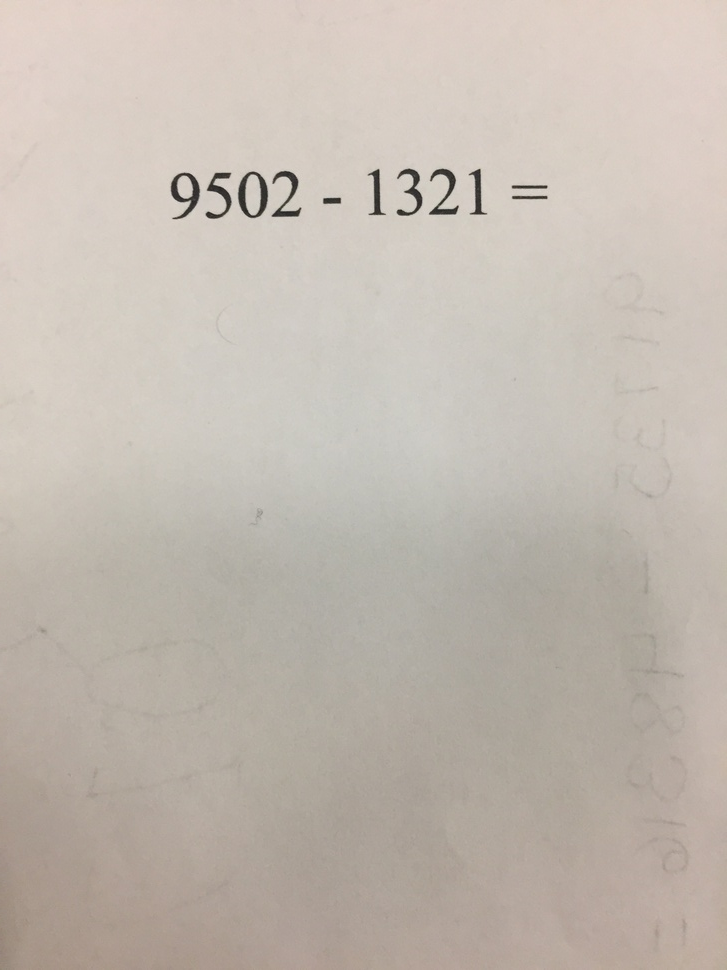
#> input picture temp.jpg, 727 x 970 px, shrunk from 2448 x 3264 before the run
$ python ocr2.py
#> lines starting #> are read from the running program, lines starting #| are printed output that depends on the picture; after the words box and inside, x2 and y2 are one past the last pixel; in counts of white or black regions, pixels touching at a corner belong together
import cv2
import pytesseract

pytesseract.pytesseract.tesseract_cmd = r'C:\Program Files\Tesseract-OCR\tesseract'

garbage = ["\n","\x0c","="," "]

# load image
def run(filename):
#> called with filename = 'temp.jpg'
    image = cv2.imread(filename)
#> image is the input picture: shape (970, 727, 3); mean B, G, R 176.8, 186, 194.8
    cv2.imshow("image",image)
    image = cv2.cvtColor(image, cv2.COLOR_BGR2GRAY)
#> image: shape (970, 727)
    cv2.imshow("gray",image)
    (thresh, image) = cv2.threshold(image, 140, 255, cv2.THRESH_BINARY)
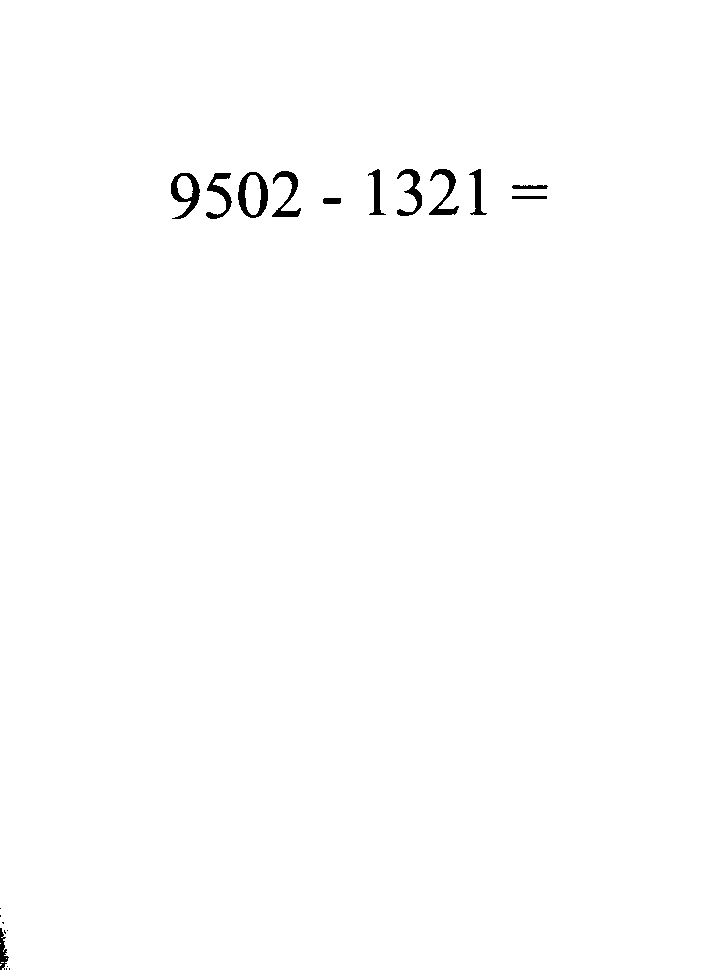
#> image: shape (970, 727); 99.4% white; 20 black regions (8 under 20 px), largest, box (x1, y1, x2, y2) and area: (238, 172, 268, 218) 577, (171, 173, 200, 219) 536, (429, 169, 459, 215) 455
    cv2.imshow("thresh",image)
#> (the run stopped early here; a loop or call above may not have finished)

$ run again, with math (2).JPG copied over temp.jpg
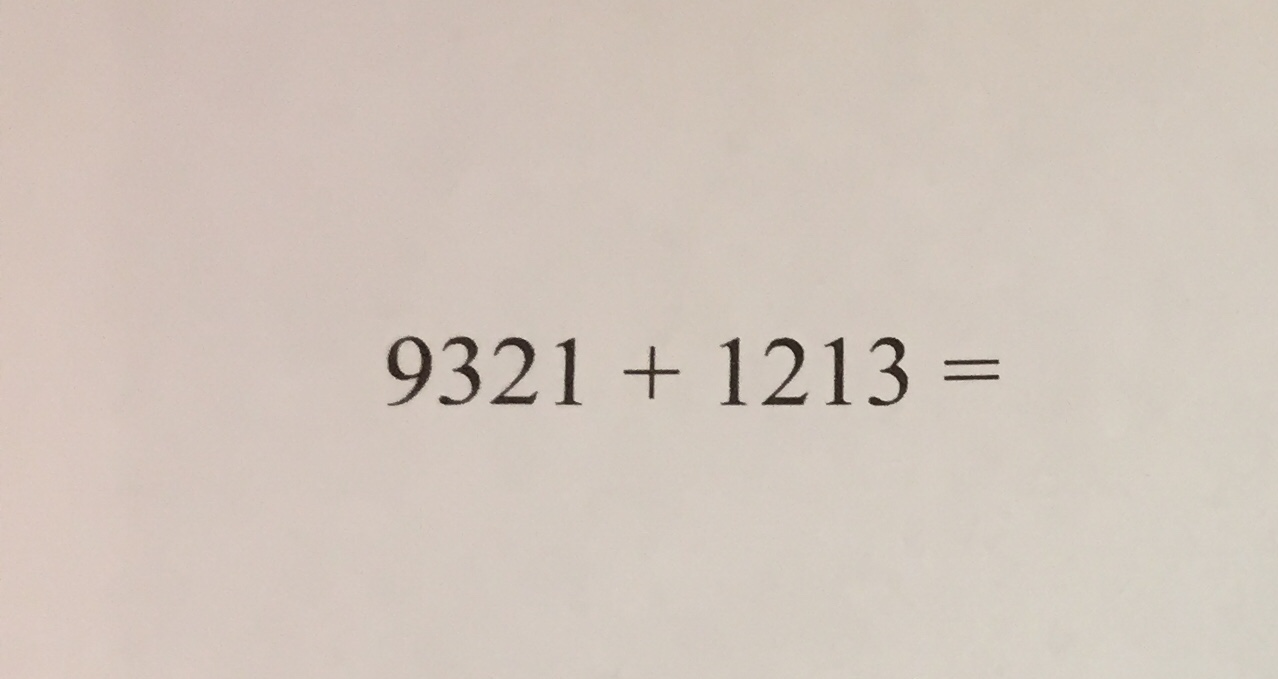
#> input picture math (2).JPG, 1278 x 679 px
#> in run, image is the input picture: shape (679, 1278, 3); mean B, G, R 187.8, 197.4, 209.4
#> in run, `(thresh, image) = cv2.threshold(image, 140, 255, cv2.THRESH_BINARY)`:
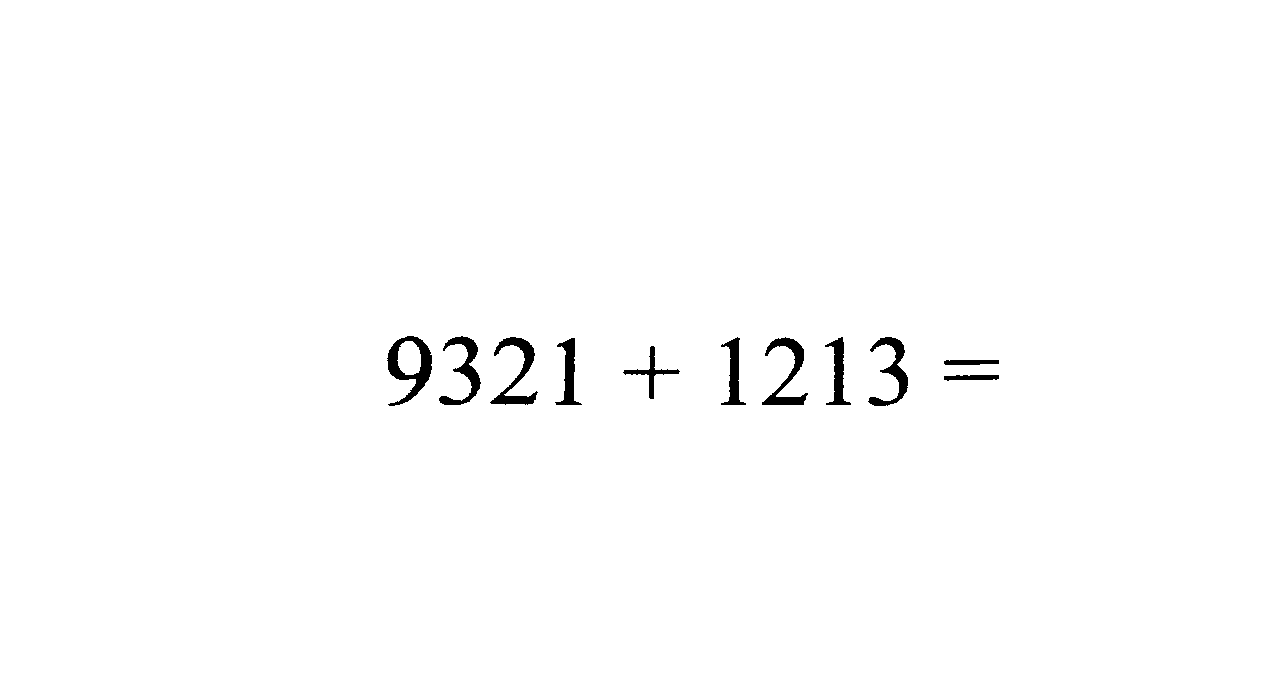
#> image: shape (679, 1278); 99.1% white; 11 black regions, largest, box (x1, y1, x2, y2) and area: (387, 336, 432, 406) 1221, (490, 337, 538, 405) 1018, (762, 337, 808, 405) 979
